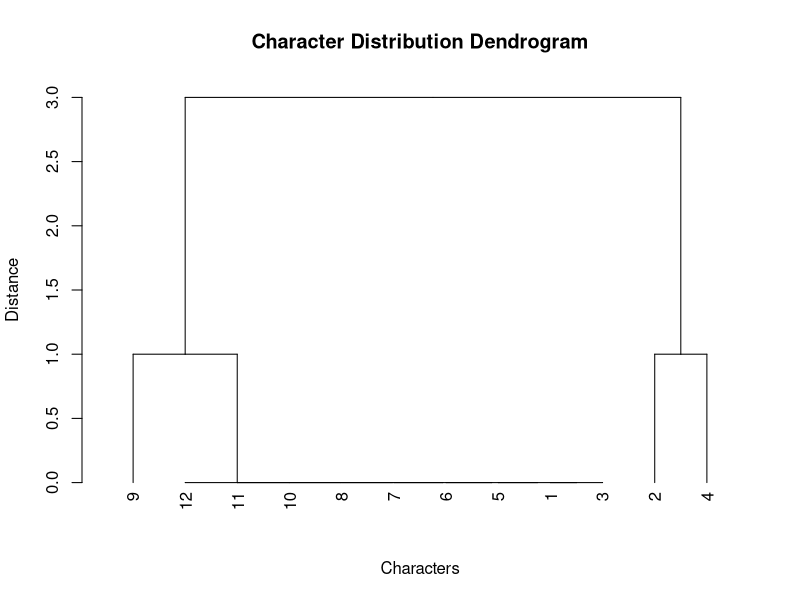

Generate this figure with R:
library(stats)
create_char_dendrogram <- function(input_string) {
  char_vector <- unlist(strsplit(input_string, ""))
  char_counts <- table(char_vector)
  char_df <- as.data.frame(char_counts)
  names(char_df) <- c("Character", "Frequency")
  dend <- as.dendrogram(hclust(dist(char_df$Frequency)))
  plot(dend, main = "Character Distribution Dendrogram", xlab = "Characters", ylab = "Distance")
}
input_string <- "data visualization"
create_char_dendrogram(input_string)
